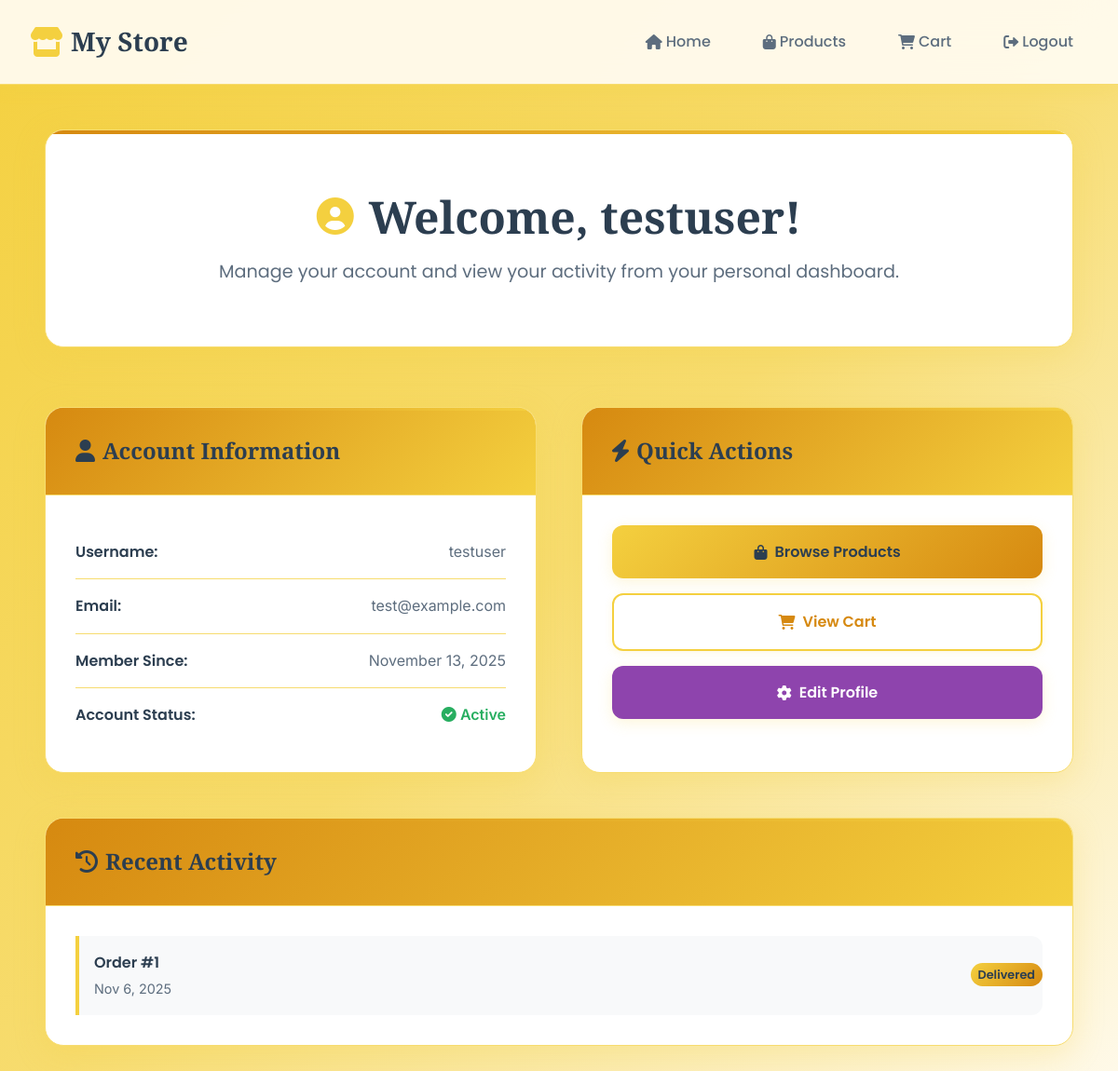
The app's page /pages/user_dashboard.php (signed in) with its own data.
### tables this page shows
CREATE TABLE users (
    id INT AUTO_INCREMENT PRIMARY KEY,
    username VARCHAR(50) NOT NULL UNIQUE,
    email VARCHAR(100) NOT NULL UNIQUE,
    password VARCHAR(255) NOT NULL,
    is_admin BOOLEAN DEFAULT FALSE,
    email_verified BOOLEAN DEFAULT FALSE,
    email_otp VARCHAR(10) DEFAULT NULL,
    email_otp_expires DATETIME DEFAULT NULL,
    phone VARCHAR(20) DEFAULT NULL,
    full_name VARCHAR(100) DEFAULT NULL,
    address TEXT DEFAULT NULL,
    city VARCHAR(50) DEFAULT NULL,
    postal_code VARCHAR(20) DEFAULT NULL,
    country VARCHAR(50) DEFAULT 'Bangladesh',
    created_at TIMESTAMP DEFAULT CURRENT_TIMESTAMP,
    updated_at TIMESTAMP DEFAULT CURRENT_TIMESTAMP ON UPDATE CURRENT_TIMESTAMP
);

CREATE TABLE orders (
    id INT AUTO_INCREMENT PRIMARY KEY,
    user_id INT NOT NULL,
    order_number VARCHAR(50) UNIQUE NOT NULL,
    total DECIMAL(10,2) NOT NULL,
    subtotal DECIMAL(10,2) NOT NULL,
    tax_amount DECIMAL(10,2) DEFAULT 0,
    shipping_amount DECIMAL(10,2) DEFAULT 0,
    discount_amount DECIMAL(10,2) DEFAULT 0,
    status ENUM('pending', 'confirmed', 'processing', 'shipped', 'delivered', 'cancelled', 'refunded') DEFAULT 'pending',
    payment_method VARCHAR(50) NOT NULL DEFAULT 'Cash on Delivery',
    payment_status ENUM('pending', 'paid', 'failed', 'refunded') DEFAULT 'pending',
    shipping_address TEXT,
    billing_address TEXT,
    customer_notes TEXT,
    admin_notes TEXT,
    tracking_number VARCHAR(100),
    shipped_at DATETIME NULL,
    delivered_at DATETIME NULL,
    created_at TIMESTAMP DEFAULT CURRENT_TIMESTAMP,
    updated_at TIMESTAMP DEFAULT CURRENT_TIMESTAMP ON UPDATE CURRENT_TIMESTAMP,
    FOREIGN KEY (user_id) REFERENCES users(id) ON DELETE CASCADE
);

### pages/user_dashboard.php (the view, shortened to what this page needs)
<?php
require_once '../includes/functions.php';
$userId = currentUserId();
try {
    require_once '../includes/db.php';
    $stmt = $pdo->prepare("SELECT * FROM users WHERE id = ?");
    $stmt->execute([$userId]);
    $user = $stmt->fetch();
    $orders = [];
    try {
        $stmt = $pdo->prepare("SELECT * FROM orders WHERE user_id = ? ORDER BY created_at DESC LIMIT 5");
        $stmt->execute([$userId]);
        $orders = $stmt->fetchAll();
    } catch (Exception $e) {
    }
} catch (Exception $e) {
    $error = "Database error: " . $e->getMessage();
}
?>
<!DOCTYPE html>
<html lang="en">
<head>
    <link href="https://cdnjs.cloudflare.com/ajax/libs/font-awesome/6.0.0/css/all.min.css" rel="stylesheet">
    <link href="../assets/css/global-theme.css" rel="stylesheet">
</head>
<body>
    <div class="dashboard-wrapper">
        <nav class="dashboard-nav">
            <div class="nav-brand">
                <h2><i class="fas fa-store"></i> <?= SITE_NAME ?></h2>
            </div>
            <div class="nav-links">
                <a href="../index.php"><i class="fas fa-home"></i> Home</a>
                <a href="products.php"><i class="fas fa-shopping-bag"></i> Products</a>
                <a href="cart.php"><i class="fas fa-shopping-cart"></i> Cart</a>
                <a href="logout.php"><i class="fas fa-sign-out-alt"></i> Logout</a>
            </div>
        </nav>
        <div class="dashboard-container">
            <div class="welcome-section">
                <h1><i class="fas fa-user-circle"></i> Welcome, <?= htmlspecialchars($user['username']) ?>!</h1>
                <p class="welcome-text">Manage your account and view your activity from your personal dashboard.</p>
            </div>
            <div class="dashboard-grid">
                <div class="dashboard-card">
                    <div class="card-header">
                        <h3><i class="fas fa-user"></i> Account Information</h3>
                    </div>
                    <div class="card-content">
                        <div class="info-row">
                            <span class="label">Username:</span>
                            <span class="value"><?= htmlspecialchars($user['username']) ?></span>
                        </div>
                        <div class="info-row">
                            <span class="label">Email:</span>
                            <span class="value"><?= htmlspecialchars($user['email']) ?></span>
                        </div>
                        <div class="info-row">
                            <span class="label">Member Since:</span>
                            <span class="value"><?= date('F j, Y', strtotime($user['created_at'])) ?></span>
                        </div>
                        <div class="info-row">
                            <span class="label">Account Status:</span>
                            <span class="value status-active">
                                <i class="fas fa-check-circle"></i> Active
                            </span>
                        </div>
                    </div>
                </div>
                <div class="dashboard-card">
                    <div class="card-header">
                        <h3><i class="fas fa-bolt"></i> Quick Actions</h3>
                    </div>
                    <div class="card-content">
                        <div class="action-buttons">
                            <a href="products.php" class="action-btn primary">
                                <i class="fas fa-shopping-bag"></i>
                                Browse Products
                            </a>
                            <a href="cart.php" class="action-btn secondary">
                                <i class="fas fa-shopping-cart"></i>
                                View Cart
                            </a>
                            <a href="account.php" class="action-btn tertiary">
                                <i class="fas fa-cog"></i>
                                Edit Profile
                            </a>
                        </div>
                    </div>
                </div>
                <div class="dashboard-card full-width">
                    <div class="card-header">
                        <h3><i class="fas fa-history"></i> Recent Activity</h3>
                    </div>
                    <div class="card-content">
                        <?php if (!empty($orders)): ?>
                            <div class="orders-list">
                                <?php foreach ($orders as $order): ?>
                                    <div class="order-item">
                                        <div class="order-info">
                                            <span class="order-id">Order #<?= $order['id'] ?></span>
                                            <span class="order-date"><?= date('M j, Y', strtotime($order['created_at'])) ?></span>
                                        </div>
                                        <div class="order-status">
                                            <span class="status-badge"><?= ucfirst($order['status']) ?></span>
                                        </div>
                                    </div>
                                <?php endforeach; ?>
                            </div>
                        <?php endif; ?>
                    </div>
                </div>
            </div>
        </div>
    </div>
</body>
</html>

### assets/css/global-theme.css (style rules this page uses)
:root { --font-primary: 'Inter', -apple-system, BlinkMacSystemFont, 'Segoe UI', sans-serif; --font-heading: 'Playfair Display', Georgia, serif; --font-accent: 'Poppins', sans-serif; --primary: #F4D03F; --primary-light: #F7DC6F; --primary-dark: #D68910; --primary-darker: #B7950B; --secondary: #8E44AD; --secondary-light: #BB8FCE; --accent: #E67E22; --accent-light: #F39C12; --white: #FFFFFF; --cream: #FFFBF0; --light-gray: #F8F9FA; --gray: #6C757D; --dark-gray: #495057; --black: #212529; --text-primary: #2C3E50; --text-secondary: #5D6D7E; --text-muted: #85929E; --text-white: #FFFFFF; --bg-primary: var(--cream); --bg-card: var(--white); --bg-overlay: rgba(255, 251, 240, 0.95); --gradient-primary: linear-gradient(135deg, var(--primary) 0%, var(--primary-light) 50%, var(--cream) 100%); --gradient-header: linear-gradient(135deg, var(--primary-dark) 0%, var(--primary) 100%); --gradient-button: linear-gradient(135deg, var(--primary) 0%, var(--primary-dark) 100%); --gradient-card: linear-gradient(135deg, var(--white) 0%, var(--cream) 100%); --shadow-sm: 0 2px 8px rgba(244, 208, 63, 0.15); --shadow-md: 0 4px 16px rgba(244, 208, 63, 0.2); --shadow-lg: 0 8px 32px rgba(244, 208, 63, 0.25); --shadow-xl: 0 16px 48px rgba(244, 208, 63, 0.3); --border-radius-sm: 8px; --border-radius: 12px; --border-radius-lg: 16px; --border-radius-xl: 20px; --border-color: var(--primary-light); --transition-fast: all 0.2s cubic-bezier(0.4, 0, 0.2, 1); --transition: all 0.3s cubic-bezier(0.4, 0, 0.2, 1); --transition-slow: all 0.5s cubic-bezier(0.4, 0, 0.2, 1); --spacing-xs: 0.25rem; --spacing-sm: 0.5rem; --spacing-md: 1rem; --spacing-lg: 1.5rem; --spacing-xl: 2rem; --spacing-2xl: 3rem; --spacing-3xl: 4rem; }
* { margin: 0; padding: 0; box-sizing: border-box; }
html { scroll-behavior: smooth; font-size: 16px; }
body { font-family: var(--font-primary); font-weight: 400; line-height: 1.6; color: var(--text-primary); background: var(--bg-primary); overflow-x: hidden; -webkit-font-smoothing: antialiased; -moz-osx-font-smoothing: grayscale; }
h1, h2, h3, h4, h5, h6 { font-family: var(--font-heading); font-weight: 600; line-height: 1.2; color: var(--text-primary); margin-bottom: var(--spacing-md); }
h1 { font-size: 3rem; }
h2 { font-size: 2.5rem; }
h3 { font-size: 2rem; }
p { margin-bottom: var(--spacing-md); color: var(--text-secondary); }
a { color: var(--primary-dark); text-decoration: none; transition: var(--transition-fast); }
.card-header { padding: var(--spacing-xl); background: var(--gradient-card); border-bottom: 1px solid var(--border-color); }
.nav-brand { font-family: var(--font-heading); font-size: 1.5rem; font-weight: 700; color: var(--primary-dark); text-decoration: none; display: flex; align-items: center; gap: var(--spacing-sm); }
.nav-brand i { color: var(--primary); font-size: 1.8rem; }

### records on screen
users: username "testuser", email "test@example.com", created_at "November 13, 2025"
orders: id "1", created_at "Nov 6, 2025", status "Delivered"

### other values on screen
SITE_NAME "My Store"
